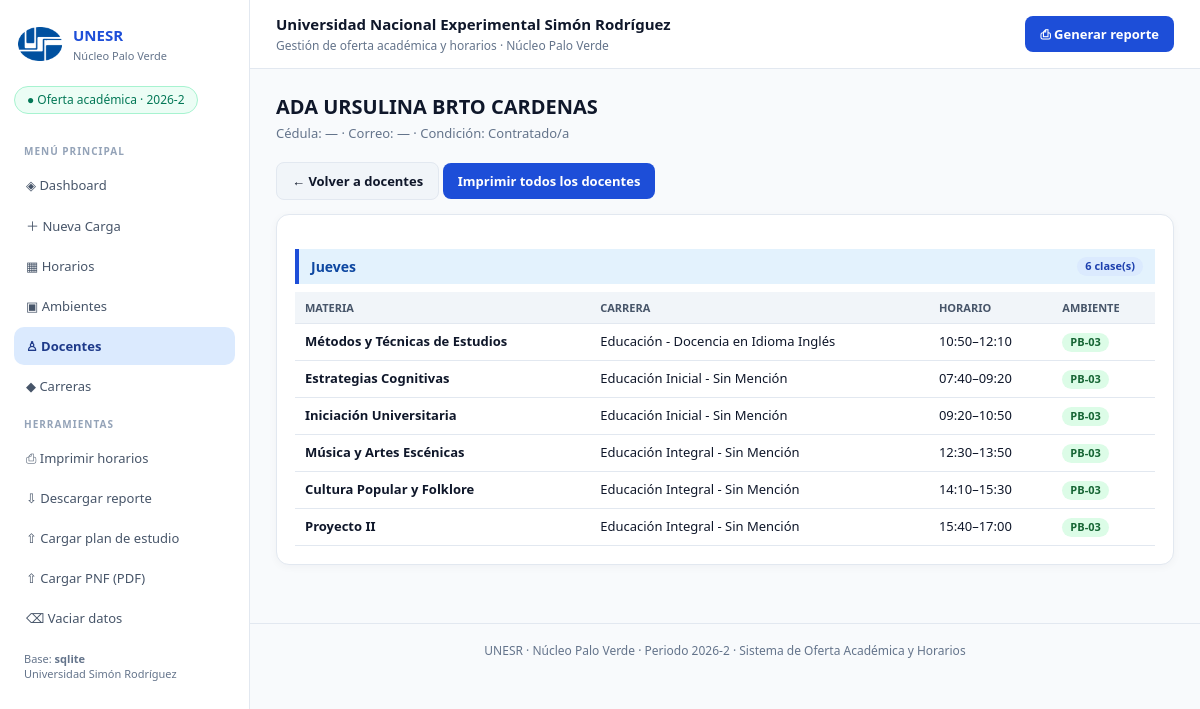
/docente/400, run on an earlier commit of the app's database.
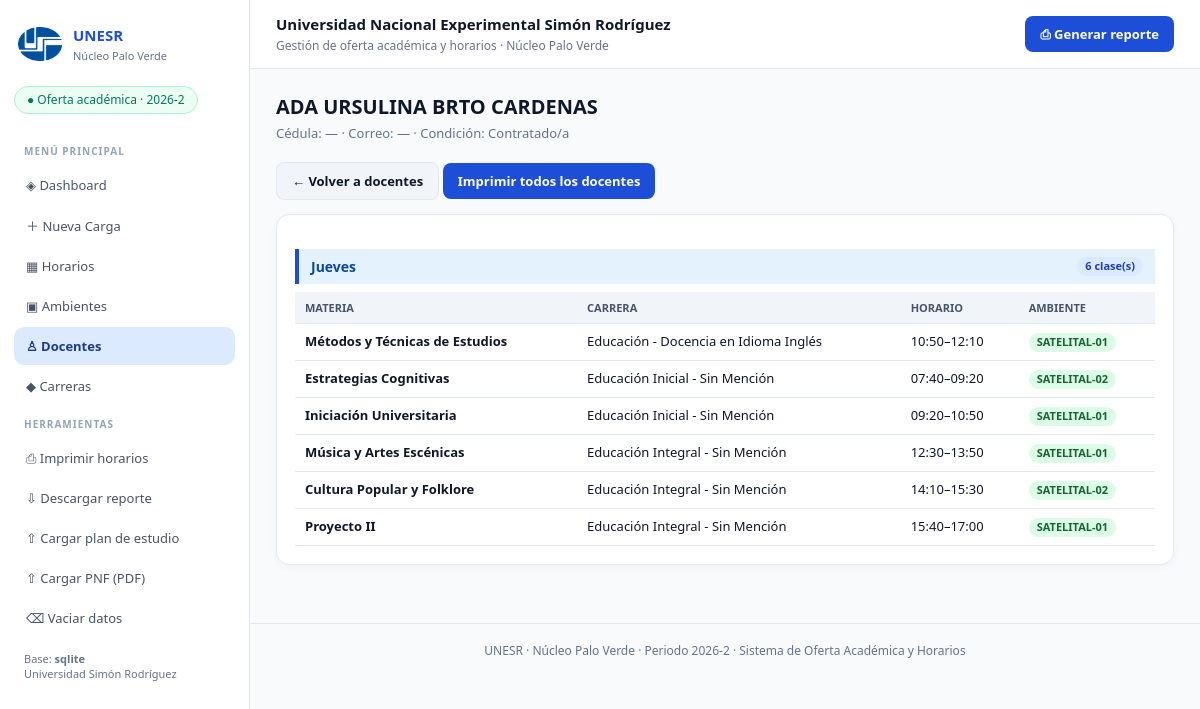
And on a later commit of the database.
### tables this page shows
CREATE TABLE profesores (
        id INTEGER PRIMARY KEY AUTOINCREMENT,
        nombre TEXT NOT NULL UNIQUE,
        cedula TEXT DEFAULT '',
        email TEXT DEFAULT ''
    , condicion TEXT DEFAULT 'Contratado/a', mencion TEXT DEFAULT '');

CREATE TABLE asignaciones_horario (
        id INTEGER PRIMARY KEY AUTOINCREMENT,
        carga_id INTEGER NOT NULL,
        profesor_id INTEGER NOT NULL,
        materia_id INTEGER NOT NULL,
        salon_id INTEGER NOT NULL,
        dia TEXT NOT NULL,
        hora_inicio TEXT NOT NULL,
        hora_fin TEXT NOT NULL,
        estado TEXT DEFAULT 'Confirmado',
        FOREIGN KEY (carga_id) REFERENCES carga_academica(id) ON DELETE CASCADE,
        FOREIGN KEY (profesor_id) REFERENCES profesores(id) ON DELETE CASCADE,
        FOREIGN KEY (materia_id) REFERENCES materias(id) ON DELETE CASCADE,
        FOREIGN KEY (salon_id) REFERENCES salones(id) ON DELETE CASCADE
    );

CREATE TABLE materias (
        id INTEGER PRIMARY KEY AUTOINCREMENT,
        nombre TEXT NOT NULL,
        codigo TEXT DEFAULT '',
        carrera_id INTEGER NOT NULL,
        semestre TEXT DEFAULT '1er Semestre', unidad_credito INTEGER DEFAULT 0, mencion TEXT DEFAULT '',
        UNIQUE(nombre, carrera_id),
        FOREIGN KEY (carrera_id) REFERENCES carreras(id) ON DELETE CASCADE
    );

CREATE TABLE carreras (
        id INTEGER PRIMARY KEY AUTOINCREMENT,
        nombre TEXT NOT NULL,
        facultad_id INTEGER NOT NULL, codigo TEXT DEFAULT '',
        UNIQUE(nombre, facultad_id),
        FOREIGN KEY (facultad_id) REFERENCES facultades(id) ON DELETE CASCADE
    );

CREATE TABLE salones (
        id INTEGER PRIMARY KEY AUTOINCREMENT,
        codigo TEXT NOT NULL UNIQUE,
        capacidad INTEGER DEFAULT 40,
        edificio TEXT DEFAULT 'Edificio Principal'
    , es_camillas INTEGER DEFAULT 0);

### app/web.py (the view)
@app.route("/docente/<int:pid>")
def docente_detalle(pid: int):
    prof = db.query("SELECT * FROM profesores WHERE id=?", (pid,))
    if not prof:
        flash("Docente no encontrado.", "warning")
        return redirect(url_for("docentes"))
    return render_template("calendario_profesores.html", profesor=prof[0],
                           asignaciones=queries.asignaciones_profesor(pid),
                           dias=db.DIAS_ORDEN)

### app/db.py (called while the page is built)
def _env() -> Dict[str, str]:
    rutas = [ROOT / ".env"]
    if EMPACETADO:
        rutas += [Path(sys.executable).resolve().parent / ".env",
                  base_escritura / ".env"]
    result: Dict[str, str] = {}
    for path in rutas:
        if not path.exists():
            continue
        for line in path.read_text(encoding="utf-8").splitlines():
            line = line.strip()
            if line and not line.startswith("#") and "=" in line:
                k, v = line.split("=", 1)
                result[k.strip()] = v.strip().strip('"').strip("'")
    return result

def configuracion() -> Dict[str, str]:
    cfg = _env()
    for key in ("SUPABASE_URL", "SUPABASE_KEY", "DB_BACKEND", "DATABASE_PATH", "FLASK_SECRET_KEY"):
        if os.environ.get(key):
            cfg[key] = os.environ[key]
    return cfg

def backend_activo() -> str:
    cfg = configuracion()
    mode = cfg.get("DB_BACKEND", "auto").lower()
    if mode == "sqlite":
        return "sqlite"
    if cfg.get("SUPABASE_URL") and cfg.get("SUPABASE_KEY"):
        return "supabase" if mode in ("auto", "supabase") else "sqlite"
    return "sqlite"

def _sqlite_conn() -> sqlite3.Connection:
    conn = sqlite3.connect(DB_PATH, timeout=30, check_same_thread=False)
    conn.row_factory = sqlite3.Row
    conn.execute("PRAGMA foreign_keys=ON")
    conn.execute("PRAGMA journal_mode=WAL")
    return conn

def _sqlite_query(sql: str, params: Sequence = ()) -> List[Dict]:
    conn = _sqlite_conn()
    try:
        return [dict(r) for r in conn.execute(sql, tuple(params)).fetchall()]
    finally:
        conn.close()

def _sqlite_executescript(sql: str) -> None:
    conn = _sqlite_conn()
    try:
        conn.executescript(sql)
        conn.commit()
    finally:
        conn.close()

def query(sql: str, params: Sequence = ()) -> List[Dict[str, Any]]:
    if backend_activo() == "sqlite":
        return _sqlite_query(sql, params)
    try:
        return _rest_query(sql, params)
    except DatabaseError:
        conn = _supabase_mem_conn()
        return [dict(r) for r in conn.execute(sql, tuple(params)).fetchall()]

### app/queries.py (called while the page is built)
def profesores() -> List[Dict]:
    return db.query("SELECT id,nombre,cedula,email,condicion,mencion FROM profesores ORDER BY nombre")

def asignaciones_profesor(profesor_id: int) -> List[Dict]:
    return oferta(profesor_id=profesor_id)

### app/web.py (called while the page is built)
@app.before_request
def _init():
    db.init_db()

### app/templates/calendario_profesores.html
{% extends "base.html" %}{% block content %}
<h2>{{ profesor.nombre }}</h2>
<p class="sub">Cédula: {{ profesor.cedula or '—' }} · Correo: {{ profesor.email or '—' }} · Condición: {{ profesor.condicion }}</p>
<p><a class="btn btn-light" href="/docentes">← Volver a docentes</a>
<a class="btn btn-primary" href="/reporte?profesores=1" target="_blank">Imprimir todos los docentes</a></p>
{% for dia in dias %}
  {% set filas = asignaciones|selectattr('dia','equalto',dia)|list %}
  {% if filas %}
  <div class="card"><div class="dia"><span>{{ dia }}</span><span class="badge">{{ filas|length }} clase(s)</span></div>
    <table><thead><tr><th>Materia</th><th>Carrera</th><th>Horario</th><th>Ambiente</th></tr></thead><tbody>
    {% for f in filas %}<tr><td><b>{{ f.materia }}</b></td><td>{{ f.carrera }}</td>
      <td>{{ f.hora_inicio }}–{{ f.hora_fin }}</td><td><span class="badge ok">{{ f.ambiente }}</span></td></tr>{% endfor %}
    </tbody></table></div>
  {% endif %}
{% else %}<p class="empty">Este docente no tiene clases asignadas.</p>{% endfor %}
{% endblock %}

### app/templates/base.html (shortened to what this page needs)
<!DOCTYPE html>
<html lang="es">
<head>
</head>
<body>
<aside class="sidebar" id="sidebar">
  <a class="brand" href="/"><img src="/logo.png" alt="UNESR"><span><strong>UNESR</strong><small>Núcleo Palo Verde</small></span></a>
  <div class="pill">● Oferta académica · 2026-2</div>
  <div class="caption">Menú principal</div>
  <nav class="nav">
    <a href="/" class="{% if request.endpoint=='index' %}active{% endif %}">◈ Dashboard</a>
    <a href="/nueva-carga" class="{% if request.endpoint=='nueva_carga' %}active{% endif %}">＋ Nueva Carga</a>
    <a href="/horarios" class="{% if request.endpoint=='horarios' %}active{% endif %}">▦ Horarios</a>
    <a href="/ambientes" class="{% if request.endpoint=='ambientes' %}active{% endif %}">▣ Ambientes</a>
    <a href="/docentes" class="{% if request.endpoint in ['docentes','docente_detalle'] %}active{% endif %}">♙ Docentes</a>
    <a href="/carreras" class="{% if request.endpoint=='carreras' %}active{% endif %}">◆ Carreras</a>
  </nav>
  <div class="caption">Herramientas</div>
  <nav class="nav">
    <a href="/reporte" target="_blank">⎙ Imprimir horarios</a>
    <a href="/reporte?descargar=1">⇩ Descargar reporte</a>
    <a href="#plan" onclick="abrir('plan')">⇧ Cargar plan de estudio</a>
    <a href="#pnf" onclick="abrir('pnf')">⇧ Cargar PNF (PDF)</a>
    <a href="#vaciar" onclick="abrir('vaciar')">⌫ Vaciar datos</a>
  </nav>
  <div style="margin-top:auto;padding:12px 10px;color:var(--muted);font-size:11px">Base: <b>{{ backend }}</b><br>Universidad Simón Rodríguez</div>
</aside>
<div class="frame">
  <header class="topbar">
    <div><h1>Universidad Nacional Experimental Simón Rodríguez</h1><p>Gestión de oferta académica y horarios · Núcleo Palo Verde</p></div>
    <a class="btn btn-primary" href="/reporte?profesores=1" target="_blank">⎙ Generar reporte</a>
  </header>
  <main class="content">
    {% block content %}{% endblock %}
  </main>
  <footer>UNESR · Núcleo Palo Verde · Periodo 2026-2 · Sistema de Oferta Académica y Horarios</footer>
</div>
</body></html>

### app/templates/base.html (style rules this page uses)
:root { --primary:#1d4ed8;--dark:#0f172a;--accent:#6d28d9;--bg:#f8fafc;--border:#e2e8f0;--muted:#64748b;--ok:#059669 }
* { box-sizing:border-box }
body { margin:0;background:var(--bg);color:var(--dark);font-family:'Segoe UI',system-ui,sans-serif;font-size:14px }
a { color:var(--primary);text-decoration:none }
.sidebar { position:fixed;inset:0 auto 0 0;width:250px;background:#fff;border-right:1px solid var(--border);padding:18px 14px;z-index:30;overflow-y:auto }
.brand { display:flex;gap:11px;align-items:center;margin-bottom:16px;padding:4px }
.brand img { width:44px;height:44px;object-fit:contain }
.brand strong { display:block;font-size:15px }
.brand small { color:var(--muted);font-size:11px }
.pill { display:inline-flex;align-items:center;max-width:100%;background:#ecfdf5;border:1px solid #a7f3d0;color:#047857;border-radius:99px;font-size:12px;line-height:1.2;padding:6px 12px;margin-bottom:18px;white-space:nowrap;overflow:hidden;text-overflow:ellipsis }
.caption { color:#94a3b8;font-size:10px;font-weight:700;letter-spacing:.1em;text-transform:uppercase;margin:12px 10px 8px }
.nav a { display:flex;gap:11px;align-items:center;border-radius:10px;color:#475569;font-size:13px;padding:10px 12px;margin:2px 0 }
.nav a:hover,.nav a.active { background:#dbeafe;color:#1e3a8a;text-decoration:none;font-weight:600 }
.frame { margin-left:250px;min-height:100vh }
.topbar { background:#fff;border-bottom:1px solid var(--border);padding:14px 26px;display:flex;justify-content:space-between;align-items:center;position:sticky;top:0;z-index:20 }
.topbar h1 { font-size:15px;margin:0 }
.topbar p { margin:3px 0 0;color:var(--muted);font-size:12px }
.content { padding:24px 26px 40px;max-width:1600px }
h2 { font-size:20px;margin:0 0 4px }
.sub { color:var(--muted);margin:0 0 20px;font-size:13px }
.card { background:#fff;border:1px solid var(--border);border-radius:13px;padding:18px;margin-bottom:18px;box-shadow:0 2px 8px rgba(15,23,42,.04) }
.btn { border:0;border-radius:8px;padding:9px 15px;font:inherit;font-size:13px;font-weight:600;cursor:pointer;display:inline-flex;gap:7px;align-items:center }
.btn-primary { background:var(--primary);color:#fff }
.btn-light { background:#f1f5f9;color:#0f172a;border:1px solid var(--border) }
table { width:100%;border-collapse:collapse;font-size:13px }
th,td { padding:8px 10px;border-bottom:1px solid var(--border);text-align:left;vertical-align:top }
th { background:#f1f5f9;font-size:11px;text-transform:uppercase;color:#475569 }
.badge { display:inline-block;vertical-align:middle;max-width:100%;background:#dbeafe;color:#1e40af;border-radius:99px;padding:2px 8px;font-size:11px;font-weight:600;line-height:1.35;white-space:nowrap;overflow:hidden;text-overflow:ellipsis }
.badge.ok { background:#dcfce7;color:#166534 }
.dia { background:#e3f2fd;color:#0d47a1;font-weight:700;padding:8px 12px;border-left:4px solid var(--primary);margin:16px 0 8px;display:flex;justify-content:space-between }
footer { color:var(--muted);text-align:center;font-size:12px;padding:18px;border-top:1px solid var(--border) }

What changed in the data, as far as the page shows it:
changed asignaciones_horario "Métodos y Técnicas de Estudios": ambiente "PB-03" → "SATELITAL-01"
changed asignaciones_horario "Estrategias Cognitivas": ambiente "PB-03" → "SATELITAL-02"
changed asignaciones_horario "Iniciación Universitaria": ambiente "PB-03" → "SATELITAL-01"
changed asignaciones_horario "Música y Artes Escénicas": ambiente "PB-03" → "SATELITAL-01"
changed asignaciones_horario "Cultura Popular y Folklore": ambiente "PB-03" → "SATELITAL-02"
changed asignaciones_horario "Proyecto II": ambiente "PB-03" → "SATELITAL-01"
